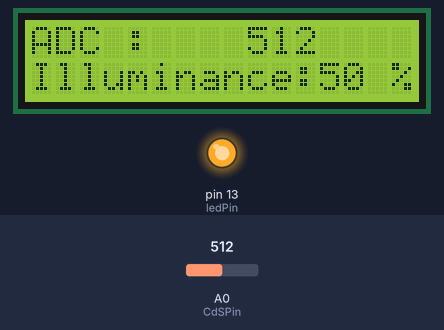
Simulated run of this sketch. Board: Arduino Uno, built with avr-gcc and run on an emulated ATmega328P. Parts: 16×2 character LCD, output pins drawn as LEDs (lit = HIGH). The inputs (shaded band) are chosen by the test bench; at power-on: A0 (CdSPin) = 512.

Above: at 1.2 s.
1.3 s: A0 (CdSPin) set to 322
At 2.1 s:
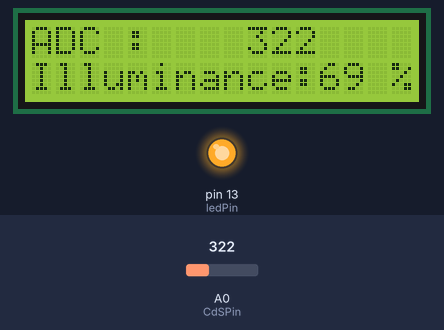
2.8 s: A0 (CdSPin) set to 299
At 3.8 s:
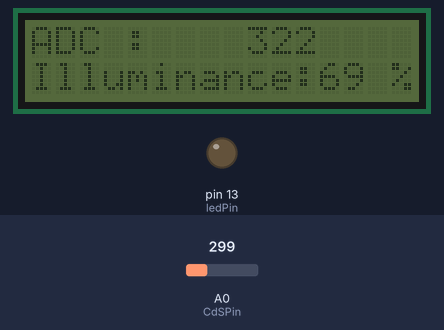
4.3 s: A0 (CdSPin) set to 511
At 4.7 s:
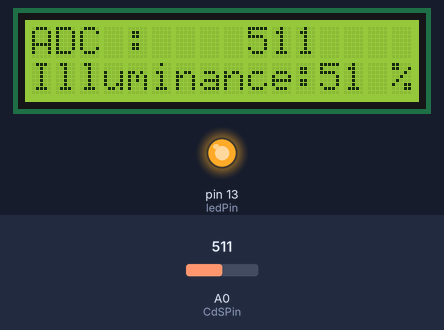
Timing chart, 0 to 7.3 s (numbered marks = the images above; inputs shaded):
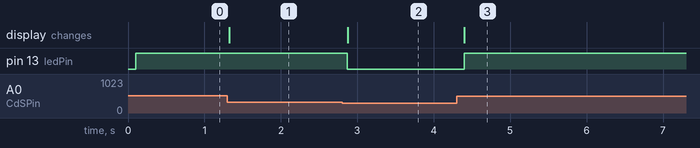

The sketch:

AR10_cds_project.ino
```cpp
/*
 예제 6.2
 빛 입력
*/

// I2C 통신 라이브러리 설정
#include <Wire.h>
// I2C LCD 라리브러리 설정
#include <LiquidCrystal_I2C.h>

// LCD I2C address 설정: 0x3F or 0x27
LiquidCrystal_I2C lcd(0x27,16,2);

// 0번 아날로그핀을 CdS 셀 입력으로 설정한다.
const int CdSPin = 0;

const int ledPin = 13;

void setup() {

// 16X2 LCD 모듈 설정하고 백라이트를 켠다.
  lcd.init(); // LCD 설정
//  lcd.backlight();
//
//// 메세지를 표시한다.
//  lcd.print("ex 6.2");
//  lcd.setCursor(0,1);
//  lcd.print("CdS Cell Test");
//// 3초동안 메세지를 표시한다.
//  delay(3000);

// 모든 메세지를 삭체한 뒤
// 숫자를 제외한 부분들을 미리 출력시킨다.
  lcd.clear();
  lcd.setCursor(0,0);
  lcd.print("ADC :  ");
  lcd.setCursor(0,1);
  lcd.print("Illuminance:");
  lcd.setCursor(15,1);
  lcd.print("%");

  pinMode(ledPin, OUTPUT);
// 시리얼 통신을 설정한다.
  Serial.begin(9600);
}

void loop(){

  int adcValue; // 실제 센서로부터 읽은 값 (0~1023)
  int illuminance; // 현재의 밝기. 0~100%

  // CdS cell을 통하여 입력되는 전압을 읽는다.
  adcValue = analogRead(CdSPin);
  // 아날로그 입력 값을 0~100의 범위로 변경한다.
  illuminance = map(adcValue,0,1023,100,0);

  // 전에 표시했던 내용을 지우고
  // LCD에 ADC 값과 밝기를 출력한다.
  // 지우지 않으면 이전에 표시했던 값이 남게 된다.

  // 전에 표시했던 내용을 지운다.
  if ( illuminance > 70) {
     lcd.noBacklight();
     digitalWrite(ledPin, LOW);
  }
  else {
    lcd.backlight();

    lcd.setCursor(9,0);
    lcd.print(" ");

    // ADC 값을 표시한다
    lcd.setCursor(9,0);
    lcd.print(adcValue);

    // 전에 표시했던 내용을 지운다.
    lcd.setCursor(13,1);
    lcd.print(" ");


    // 밝기를 표시한다
    lcd.setCursor(12,1);
    lcd.print(illuminance);
    digitalWrite(ledPin, HIGH);
  }


  delay(100);
}
```

Measured:
- the behaviour switches between 307 and 306 on A0 (CdSPin) (found by bisection; images 1 and 2)
- after the input at 1.3 s, the display: changes at once (image 1)
- after the input at 2.8 s, pin 13 (ledPin): HIGH → LOW after 0.07 s; the display: changes after 0.07 s (image 2)
- after the input at 4.3 s, pin 13 (ledPin): LOW → HIGH after 0.10 s; the display: changes after 0.10 s (image 3)
